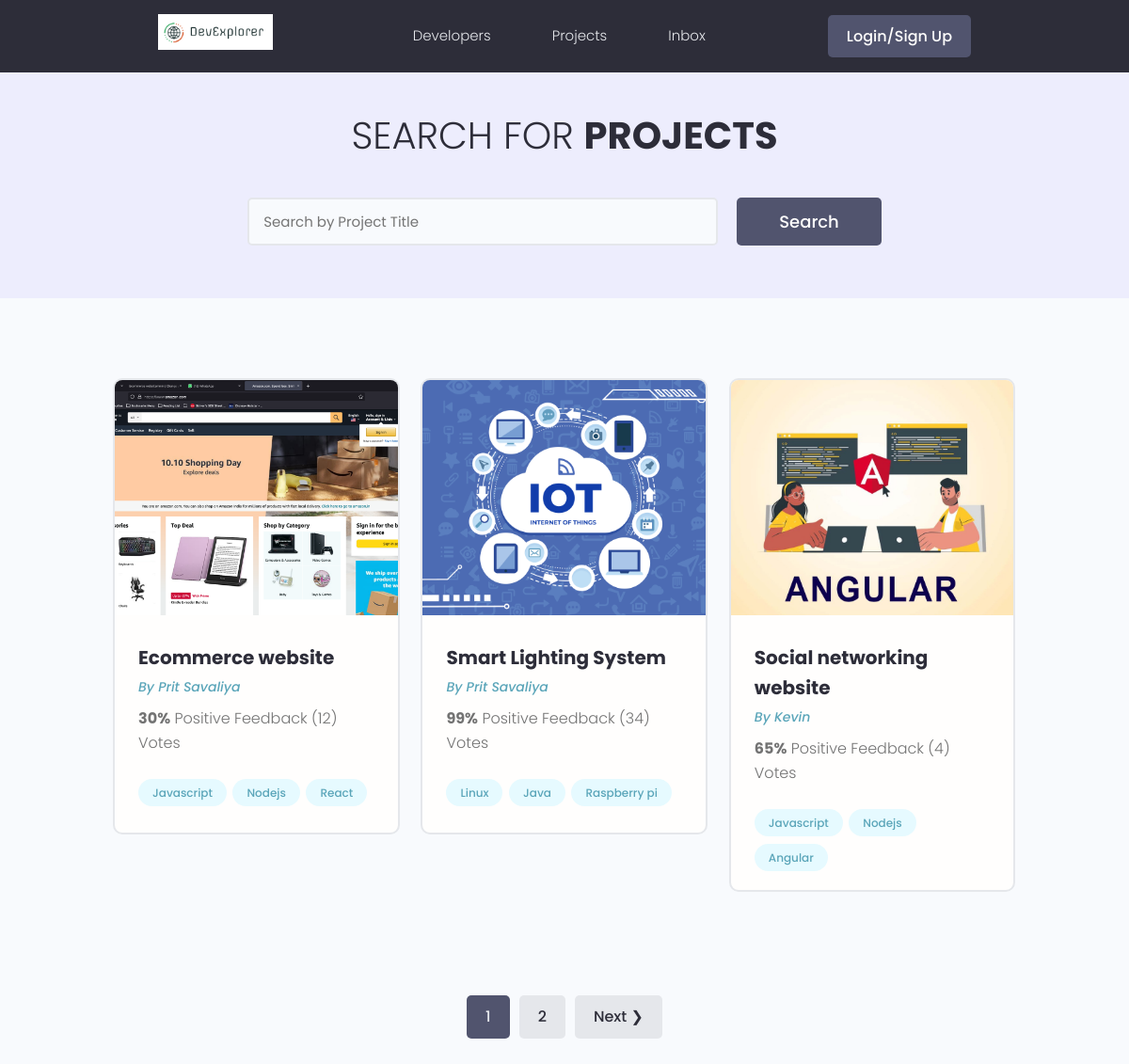
/projects/, run on the app's committed database.
### projects/models.py (models this page shows, shortened)
class Project(models.Model):
    owner = models.ForeignKey(Profile,null=True, blank=True, on_delete=models.SET_NULL)
    title = models.CharField(max_length=200)
    description = models.TextField(null=True, blank=True)
    featured_image = models.ImageField(null=True, blank=True, default='default.jpg')
    demo_link = models.CharField(max_length=2000, null=True, blank=True)
    source_link = models.CharField(max_length=2000, null=True, blank=True)
    tags = models.ManyToManyField('Tag', blank=True)
    vote_total = models.IntegerField(default=0, null=True, blank=True)
    vote_ratio = models.IntegerField(default=0, null=True, blank=True)
    created = models.DateTimeField(auto_now_add=True)
    id = models.UUIDField(default=uuid.uuid4, unique=True,
                          primary_key=True, editable=False)
    class Meta:
        ordering=['created']

class Tag(models.Model):
    name = models.CharField(max_length=200)
    created = models.DateTimeField(auto_now_add=True)
    id = models.UUIDField(default=uuid.uuid4, unique=True,
                          primary_key=True, editable=False)
    def __str__(self):
        return self.name

### users/models.py (models this page shows, shortened)
class Profile(models.Model):
    user = models.OneToOneField(
        User, on_delete=models.CASCADE, null=True, blank=True)
    name = models.CharField(max_length=200, blank=True, null=True)
    email = models.EmailField(max_length=500, blank=True, null=True)
    username = models.CharField(max_length=200, blank=True, null=True)
    location = models.CharField(max_length=200, blank=True, null=True)
    short_intro = models.CharField(max_length=200, blank=True, null=True)
    bio = models.TextField(blank=True, null=True)
    profile_image = models.ImageField(
        blank=True, null=True, upload_to='profiles/', default='profiles/user-default.png')
    social_github = models.CharField(max_length=200, blank=True, null=True)
    social_twitter = models.CharField(max_length=200, blank=True, null=True)
    social_linkedin = models.CharField(max_length=200, blank=True, null=True)
    social_youtube = models.CharField(max_length=200, blank=True, null=True)
    social_website = models.CharField(max_length=200, blank=True, null=True)
    created = models.DateTimeField(auto_now_add=True)
    id = models.UUIDField(default=uuid.uuid4, unique=True,
                          primary_key=True, editable=False)
    class Meta:
        ordering=['created']

### projects/views.py (the view)
# urls.py: path('projects/', include('projects.urls')),
def projects(request):
    projects, search_query=searchProjects(request)
    custom_range, projects=paginateProjects(request,projects,3)
    context = {'projects': projects, 'search_query':search_query, 'custom_range':custom_range}
    return render(request, 'projects/projects.html', context)

### projects/utils.py (called while the page is built)
def searchProjects(request):
    search_query=''
    if request.GET.get('search_query'):
        search_query=request.GET.get('search_query')
    tags = Tag.objects.filter(name__icontains=search_query)
    projects = Project.objects.distinct().filter(
        Q(title__icontains=search_query) |
        Q(description__icontains=search_query) |
        Q(owner__name__icontains=search_query) |
        Q(tags__in=tags)
    )
    return projects, search_query

def paginateProjects(request, projects, results):
    paginator=Paginator(projects, results)
    page=request.GET.get('page')
    try:
        projects=paginator.page(page)
    except PageNotAnInteger:
        page=1
        projects=paginator.page(page)
    except EmptyPage:
        page=paginator.num_pages
        projects=paginator.page(page)
    leftIndex = int(page)-1
    if leftIndex < 1:
        leftIndex=1
    rightIndex=int(page)+2
    if rightIndex > paginator.num_pages+1:
        rightIndex=paginator.num_pages+1
    custom_range=range(leftIndex, rightIndex)
    return custom_range, projects

### projects/templates/projects/projects.html (shortened to what this page needs)
{% extends 'main.html' %}
{% block content %}
<main class="projects">
  <section class="hero-section text-center">
    <div class="container container--narrow">
      <div class="hero-section__box">
        <h2>Search for <span>Projects</span></h2>
      </div>
      <div class="hero-section__search">
        <form id="searchForm" class="form" action="{% url 'projects' %}" method="get">
          <div class="form__field">
            <input
              class="input input--text"
              id="formInput#search"
              type="text"
              name="search_query"
              value="{{ search_query }}"
              placeholder="Search by Project Title"
            />
          </div>
          <input class="btn btn--sub btn--lg" type="submit" value="Search" />
        </form>
      </div>
    </div>
  </section>
  <section class="projectsList">
    <div class="container">
      <div class="grid grid--three">
        {% for project in projects %}
        <div class="column">
          <div class="card project">
            <a href="{% url 'project' project.id %}" class="project">
              <img
                class="project__thumbnail"
                src="{{project.featured_image.url}}"
                alt="project thumbnail"
              />
              <div class="card__body">
                <h3 class="project__title">{{project.title}}</h3>
                <p>
                  <a
                    class="project__author"
                    href="{% url 'user-profile' project.owner.id %}"
                    >By {{project.owner.name}}</a
                  >
                </p>
                <p class="project--rating">
                  <span style="font-weight: bold">{{project.vote_ratio}}%</span>
                  Positive Feedback ({{project.vote_total}})
                  Vote{{project.vote_total|pluralize:"s"}}
                </p>
                <div class="project__tags">
                  {% for tag in project.tags.all %}
                  <span class="tag tag--pill tag--main">
                    <small>{{tag}}</small>
                  </span>
                  {% endfor %}
                </div>
              </div>
            </a>
          </div>
        </div>
        {%endfor%}
      </div>
    </div>
  </section>
  {% include 'pagination.html' with queryset=projects custom_range=custom_range %}
</main>
{% endblock content %}

### static/styles/app.css (style rules this page uses)
:root { --color-sub: #2d2d39; }
.btn--sub { background-color: var(--color-sub-light); }
.card { border: 2px solid var(--color-light); }
img { width: 100%; }
.hero-section { height: 40vh; display: flex; align-items: center; background-color: var(--color-sub); }
.hero-section__box { margin-bottom: 4rem; }
.hero-section__box > h2, .hero-section__box > h2 > span { font-size: 4rem; color: var(--color-light); line-height: 1.3; text-transform: uppercase; }
.hero-section__box > h2 { font-weight: 300; }
.hero-section__box > h2 > span { font-weight: 700; }
.hero-section__search > .form { display: flex; align-items: center; justify-content: center; gap: 2rem; }
.hero-section__search > .form input.input--text { width: 50rem; }
.project__author { font-size: 1.4rem; font-style: italic; }
.project--rating { margin-bottom: 1.6em; margin-top: .5em; }
.projects > .hero-section { background: var(--color-sub-lighter); height: 30vh; }
.projects .hero-section__box { margin-bottom: 2.5rem; }
.projects .hero-section__box > h2 { color: var(--color-sub); }
.projects .hero-section__box > h2 > span { font-weight: 700; color: var(--color-sub); }
.projectsList { margin-top: 8rem; }
.project__thumbnail { height: 25rem; object-fit: cover; object-position: top center; }
.project__title { font-size: 2rem; font-weight: 700; color: var(--color-sub); }

### static/uikit/styles/modules/_variables.css (style rules this page uses)
:root { --color-main: #5aa5b9; --color-main-light: #e6faff; --color-sub: #3f4156; --color-sub-light: #51546e; --color-sub-lighter: #ededfd; --color-text: #737373; --color-gray: #8b8b8b; --color-light: #e5e7eb; --color-light-gray: #767676; --color-bg: #f8fafd; --color-white: #fffefd; --color-white-light: #f3f3f3; --color-success: #359e64; --color-success-bg: #def8e8; --color-error: #fc4b0b; --color-error-bg: #fff2ee; --font-base: 'Poppins', arial, helvetica, 'Segoe UI', roboto, ubuntu, sans-serif; --font-monospace: 'Fira Code', 'Courier New', courier, monospace; --font-regular: 300; --font-medium: 500; --font-bold: 700; --generic-shadow: 1px 1px 5px #00000010; --generic-transition: all 0.3s ease-in-out; }

### static/uikit/styles/modules/_base.css (style rules this page uses)
* { margin: 0; padding: 0; box-sizing: border-box; text-rendering: optimizeLegibility; color: inherit; font-size: inherit; }
html { font-size: 50%; }
@media only screen and (min-width: 480px) { html { font-size: 56.25%; } }
@media only screen and (min-width: 1200px) { html { font-size: 62.5%; } }
body { line-height: 1.6; font-weight: 400; font-size: 1.5rem; color: var(--color-text); background-color: var(--color-bg); min-height: 100vh; }

### static/uikit/styles/modules/_typography.css (style rules this page uses)
* { font-family: var(--font-base); }
h2 { font-size: 3.6rem; font-weight: var(--font-bold); }
h3 { font-size: 3.2rem; font-weight: var(--font-medium); }
p, span, strong { font-size: 1.6rem; color: var(--color-text); font-weight: var(--font-regular); }
a { padding-bottom: 2px; text-decoration: none; display: inline-block; color: var(--color-main); font-weight: var(--font-medium); }

### static/uikit/styles/modules/_utilities.css (style rules this page uses)
.container { width: 92%; max-width: 165rem; margin: 0 auto; box-sizing: border-box; }
.container--narrow { width: 92%; max-width: 120rem; }
@media screen and (min-width: 1000px) { .container { width: 90%; } }
@media screen and (min-width: 1000px) { .container--narrow { width: 85%; } }
@media screen and (min-width: 1200px) { .container { width: 80%; } }
@media screen and (min-width: 1200px) { .container--narrow { width: 72%; } }
.text-center { text-align: center; }

### static/uikit/styles/modules/_button.css (style rules this page uses)
.btn { display: inline-block; position: relative; cursor: pointer; background-color: var(--color-light); font-weight: var(--font-medium); color: var(--color-sub); text-decoration: none; padding: 1rem 2rem; border-radius: 0.5rem; border: none; width: -webkit-fit-content; width: -moz-fit-content; width: fit-content; height: -webkit-fit-content; height: -moz-fit-content; height: fit-content; font-size: 1.6rem; outline-width: 0; outline-color: transparent; -webkit-backface-visibility: hidden; backface-visibility: hidden; transition: all 0.3s ease-in-out; }
.btn--sub { background-color: var(--color-sub); color: var(--color-white); }
.btn--lg { font-size: 1.8rem; padding: 1.2rem 4.5rem; }

### static/uikit/styles/modules/_card.css (style rules this page uses)
.card { border-radius: 1rem; background-color: var(--color-white); border: 1.5px solid var(--color-light); width: auto; height: auto; margin-top: 0.5rem; margin-bottom: 0.5rem; overflow: hidden; }
.card__body, .card__header { padding: 2rem 2.5rem; }

### data on the page
Project: featured_image (picture), title "Ecommerce website", owner.name "Prit Savaliya", vote_ratio "30", vote_total "12"
Tag: name "Javascript"
Tag: name "Nodejs"
Tag: name "React"
Project: featured_image (picture), title "Smart Lighting System", owner.name "Prit Savaliya", vote_ratio "99", vote_total "34"
Tag: name "Linux"
Tag: name "Java"
Tag: name "Raspberry pi"
Project: featured_image (picture), title "Social networking website", owner.name "Kevin", vote_ratio "65", vote_total "4"
Tag: name "Angular"

### other printed values
{{ page }} "1"
{{ page }} "2"
